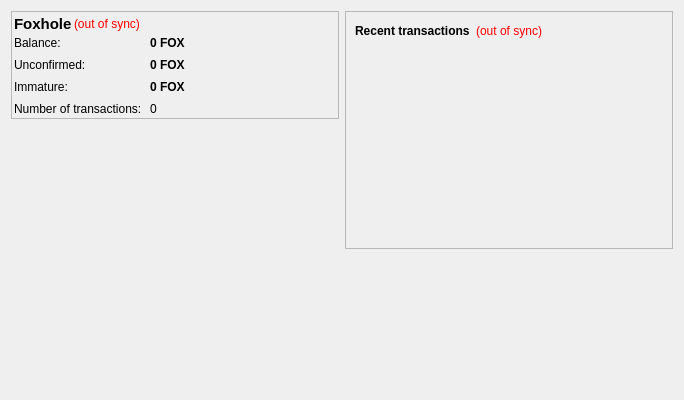
<?xml version="1.0" encoding="UTF-8"?>
<ui version="4.0">
 <class>StatisticsPage</class>
 <widget class="QWidget" name="StatisticsPage">
  <property name="geometry">
   <rect>
    <x>0</x>
    <y>0</y>
    <width>684</width>
    <height>400</height>
   </rect>
  </property>
  <property name="windowTitle">
   <string>Form</string>
  </property>
  <layout class="QHBoxLayout" name="horizontalLayout" stretch="1,1">
   <item>
    <layout class="QVBoxLayout" name="verticalLayout_2">
     <item>
      <widget class="QFrame" name="frame">
       <property name="enabled">
        <bool>true</bool>
       </property>
       <property name="sizePolicy">
        <sizepolicy hsizetype="Minimum" vsizetype="Maximum">
         <horstretch>0</horstretch>
         <verstretch>0</verstretch>
        </sizepolicy>
       </property>
       <property name="frameShape">
        <enum>QFrame::StyledPanel</enum>
       </property>
       <property name="frameShadow">
        <enum>QFrame::Raised</enum>
       </property>
       <layout class="QVBoxLayout" name="verticalLayout_4">
        <property name="spacing">
         <number>2</number>
        </property>
        <property name="margin">
         <number>2</number>
        </property>
        <item>
         <layout class="QHBoxLayout" name="horizontalLayout_4">
          <property name="spacing">
           <number>2</number>
          </property>
          <item>
           <widget class="QLabel" name="label_5">
            <property name="font">
             <font>
              <pointsize>11</pointsize>
              <weight>75</weight>
              <bold>true</bold>
             </font>
            </property>
            <property name="text">
             <string>Foxhole</string>
            </property>
           </widget>
          </item>
          <item>
           <widget class="QLabel" name="labelWalletStatus">
            <property name="toolTip">
             <string>&lt;html&gt;&lt;head/&gt;&lt;body&gt;&lt;p&gt;The displayed information may be out of date. Your FoxHole automatically synchronizes with the HSCoin network after a connection is established, but this process has not completed yet.&lt;/p&gt;&lt;/body&gt;&lt;/html&gt;</string>
            </property>
            <property name="styleSheet">
             <string notr="true">QLabel { color: red; }</string>
            </property>
            <property name="text">
             <string notr="true">(out of sync)</string>
            </property>
            <property name="alignment">
             <set>Qt::AlignLeading|Qt::AlignLeft|Qt::AlignVCenter</set>
            </property>
           </widget>
          </item>
          <item>
           <spacer name="horizontalSpacer_2">
            <property name="orientation">
             <enum>Qt::Horizontal</enum>
            </property>
            <property name="sizeHint" stdset="0">
             <size>
              <width>20</width>
              <height>20</height>
             </size>
            </property>
           </spacer>
          </item>
         </layout>
        </item>
        <item>
         <layout class="QFormLayout" name="formLayout_2">
          <property name="fieldGrowthPolicy">
           <enum>QFormLayout::AllNonFixedFieldsGrow</enum>
          </property>
          <property name="horizontalSpacing">
           <number>8</number>
          </property>
          <property name="verticalSpacing">
           <number>8</number>
          </property>
          <item row="0" column="0">
           <widget class="QLabel" name="label">
            <property name="text">
             <string>Balance:</string>
            </property>
           </widget>
          </item>
          <item row="1" column="0">
           <widget class="QLabel" name="label_3">
            <property name="text">
             <string>Unconfirmed:</string>
            </property>
           </widget>
          </item>
          <item row="1" column="1">
           <widget class="QLabel" name="labelUnconfirmed">
            <property name="font">
             <font>
              <weight>75</weight>
              <bold>true</bold>
             </font>
            </property>
            <property name="cursor">
             <cursorShape>IBeamCursor</cursorShape>
            </property>
            <property name="toolTip">
             <string>Total of transactions that have yet to be confirmed, and do not yet count toward the current balance</string>
            </property>
            <property name="text">
             <string notr="true">0 FOX</string>
            </property>
            <property name="textInteractionFlags">
             <set>Qt::LinksAccessibleByMouse|Qt::TextSelectableByKeyboard|Qt::TextSelectableByMouse</set>
            </property>
           </widget>
          </item>
          <item row="2" column="0">
           <widget class="QLabel" name="labelImmatureText">
            <property name="text">
             <string>Immature:</string>
            </property>
           </widget>
          </item>
          <item row="2" column="1">
           <widget class="QLabel" name="labelImmature">
            <property name="font">
             <font>
              <weight>75</weight>
              <bold>true</bold>
             </font>
            </property>
            <property name="toolTip">
             <string>Mined balance that has not yet matured</string>
            </property>
            <property name="text">
             <string notr="true">0 FOX</string>
            </property>
            <property name="textInteractionFlags">
             <set>Qt::LinksAccessibleByMouse|Qt::TextSelectableByKeyboard|Qt::TextSelectableByMouse</set>
            </property>
           </widget>
          </item>
          <item row="3" column="0">
           <widget class="QLabel" name="label_2">
            <property name="text">
             <string>Number of transactions:</string>
            </property>
           </widget>
          </item>
          <item row="3" column="1">
           <widget class="QLabel" name="labelNumTransactions">
            <property name="toolTip">
             <string>&lt;html&gt;&lt;head/&gt;&lt;body&gt;&lt;p&gt;Total number of transactions in foxhole&lt;/p&gt;&lt;/body&gt;&lt;/html&gt;</string>
            </property>
            <property name="text">
             <string notr="true">0</string>
            </property>
           </widget>
          </item>
          <item row="0" column="1">
           <widget class="QLabel" name="labelBalance">
            <property name="font">
             <font>
              <weight>75</weight>
              <bold>true</bold>
             </font>
            </property>
            <property name="cursor">
             <cursorShape>IBeamCursor</cursorShape>
            </property>
            <property name="toolTip">
             <string>Your current balance</string>
            </property>
            <property name="text">
             <string notr="true">0 FOX</string>
            </property>
            <property name="textInteractionFlags">
             <set>Qt::LinksAccessibleByMouse|Qt::TextSelectableByKeyboard|Qt::TextSelectableByMouse</set>
            </property>
           </widget>
          </item>
         </layout>
        </item>
       </layout>
      </widget>
     </item>
     <item>
      <widget class="QFrame" name="verticalFrame">
       <property name="styleSheet">
        <string notr="true">image: url(:/icons/bitcoin);</string>
       </property>
       <layout class="QVBoxLayout" name="verticalLayout_5">
        <item>
         <layout class="QVBoxLayout" name="verticalLayout_6"/>
        </item>
       </layout>
      </widget>
     </item>
    </layout>
   </item>
   <item>
    <layout class="QVBoxLayout" name="verticalLayout_3">
     <item>
      <widget class="QFrame" name="frame_2">
       <property name="frameShape">
        <enum>QFrame::StyledPanel</enum>
       </property>
       <property name="frameShadow">
        <enum>QFrame::Raised</enum>
       </property>
       <layout class="QVBoxLayout" name="verticalLayout">
        <item>
         <layout class="QHBoxLayout" name="horizontalLayout_2">
          <item>
           <widget class="QLabel" name="label_4">
            <property name="text">
             <string>&lt;b&gt;Recent transactions&lt;/b&gt;</string>
            </property>
           </widget>
          </item>
          <item>
           <widget class="QLabel" name="labelTransactionsStatus">
            <property name="toolTip">
             <string>&lt;html&gt;&lt;head/&gt;&lt;body&gt;&lt;p&gt;The displayed information may be out of date. Your FoxHole automatically synchronizes with the HSCoin network after a connection is established, but this process has not completed yet.&lt;/p&gt;&lt;/body&gt;&lt;/html&gt;</string>
            </property>
            <property name="styleSheet">
             <string notr="true">QLabel { color: red; }</string>
            </property>
            <property name="text">
             <string notr="true">(out of sync)</string>
            </property>
            <property name="alignment">
             <set>Qt::AlignRight|Qt::AlignTrailing|Qt::AlignVCenter</set>
            </property>
           </widget>
          </item>
          <item>
           <spacer name="horizontalSpacer">
            <property name="orientation">
             <enum>Qt::Horizontal</enum>
            </property>
            <property name="sizeHint" stdset="0">
             <size>
              <width>40</width>
              <height>20</height>
             </size>
            </property>
           </spacer>
          </item>
         </layout>
        </item>
        <item>
         <widget class="QListView" name="listTransactions">
          <property name="styleSheet">
           <string notr="true">QListView { background: transparent; }</string>
          </property>
          <property name="frameShape">
           <enum>QFrame::NoFrame</enum>
          </property>
          <property name="verticalScrollBarPolicy">
           <enum>Qt::ScrollBarAlwaysOff</enum>
          </property>
          <property name="horizontalScrollBarPolicy">
           <enum>Qt::ScrollBarAlwaysOff</enum>
          </property>
          <property name="selectionMode">
           <enum>QAbstractItemView::NoSelection</enum>
          </property>
         </widget>
        </item>
       </layout>
      </widget>
     </item>
     <item>
      <spacer name="verticalSpacer_2">
       <property name="orientation">
        <enum>Qt::Vertical</enum>
       </property>
       <property name="sizeHint" stdset="0">
        <size>
         <width>20</width>
         <height>40</height>
        </size>
       </property>
      </spacer>
     </item>
    </layout>
   </item>
  </layout>
 </widget>
 <resources>
  <include location="../bitcoin.qrc"/>
 </resources>
 <connections/>
</ui>
